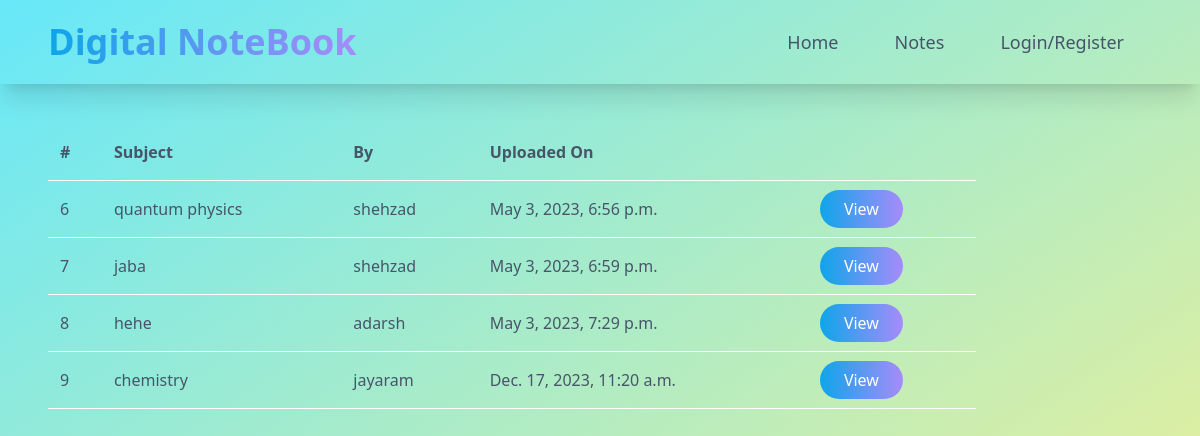
The page /publicnotes on the database its author committed.
### digitalNotebookApp/models.py (models this page shows, shortened)
class notesTable(models.Model):
    subject = models.CharField(max_length=100,null=True)
    image = models.ImageField(null=True)
    note = models.CharField(max_length=500,null=True)
    author = models.CharField(max_length=50,null=True)
    time = models.DateTimeField(auto_now_add=True)
    isPublic = models.BooleanField(default=False)

### digitalNotebookApp/views.py (the view)
# urls.py: path('publicnotes', views.publicNotes),
def publicNotes(request):
    notes = notesTable.objects.all()
    return render(request, './screens/publicnotes.html', {'notes':notes})

### digitalNotebookApp/templates/screens/publicnotes.html
{% include '../components/header.html' %}
{% include '../components/navbar.html' %}
{% include '../components/publicnotestable.html' %}
{% include '../components/footer.html' %}

### digitalNotebookApp/templates/components/header.html (shortened to what this page needs)
{% load static %}
<!DOCTYPE html>
<html lang="en">
<head>
    <script src="https://cdn.tailwindcss.com"></script>
</head>
<body class="min-h-screen max-w-screen overflow-x-hidden bg-gradient-to-br from-cyan-300 to-yellow-200 relative">

### digitalNotebookApp/templates/components/navbar.html (shortened to what this page needs)
    <nav class="bg-transparent text-white shadow-xl mb-10 sticky">
        <div class="w-screen px-12 py-3 flex justify-between md:flex-row flex-col">
            <div class="flex justify-between items-center">
                <h1 class="text-4xl font-bold">
                    <a href="/" class="bg-clip-text text-transparent bg-gradient-to-r from-sky-500 to-violet-400">
                    </a>
                </h1>
            </div>
                <div class="w-content md:flex hidden md:flex-row flex-col md:mt-0 mt-3" id="navbar-default">
                    <a href="/" class="md:text-lg md:text-slate-600 md:hover:text-slate-400 hover:text-slate-300 md:mx-3 p-4 md:bg-none bg-gradient-to-r from-sky-500 to-violet-400 rounded-tl-lg rounded-tr-lg">Home</a>
                    <a href="publicnotes" class="md:text-lg md:text-slate-600 md:hover:text-slate-400 hover:text-slate-300 md:mx-3 p-4 md:bg-none bg-gradient-to-r from-sky-500 to-violet-400">Notes</a>
                    <a href="loginpage" class="md:text-lg md:text-slate-600 md:hover:text-slate-400 hover:text-slate-300 md:mx-3 p-4 md:bg-none bg-gradient-to-r from-sky-500 to-violet-400 rounded-bl-lg rounded-br-lg">Login/Register</a>
                </div>
        </div>
    </nav>

### digitalNotebookApp/templates/components/publicnotestable.html
   <div class="container w-100 my-10 px-12">
    <table class="table-auto w-full text-slate-600">
        <thead>
            <tr class="border-b border-white border-collapse text-left">
                <th class="py-4 px-3">#</th>
                <th class="py-4 px-3">Subject</th>
                <th class="py-4 px-3">By</th>
                <th class="py-4 px-3">Uploaded On</th>
                <th class="py-4 px-3"></th>
            </tr>
        </thead>
        <tbody>
            {% for i in notes %}
            <tr class="border-b border-white border-collapse">
                <td class="py-4 px-3">{{i.id}}</td>
                <td class="py-4 px-3">{{i.subject}}</td>
                <td class="py-4 px-3">{{i.author}}</td>
                <td class="py-4 px-3">{{i.time}}</td>
                <td class="py-4 px-3"><a href="{% url 'viewpublicnote' i.id %}" class="bg-gradient-to-r from-sky-500 to-violet-400 py-2 px-6 text-white rounded-full hover:shadow-lg">View</a></td>
            </tr>
            {% endfor %}
        </tbody>
    </table>
</div>

### rows shown on the page
notesTable: id "6", subject "quantum physics", author "shehzad", time "May 3, 2023, 6:56 p.m."
notesTable: id "7", subject "jaba", author "shehzad", time "May 3, 2023, 6:59 p.m."
notesTable: id "8", subject "hehe", author "adarsh", time "May 3, 2023, 7:29 p.m."
notesTable: id "9", subject "chemistry", author "jayaram", time "Dec. 17, 2023, 11:20 a.m."
